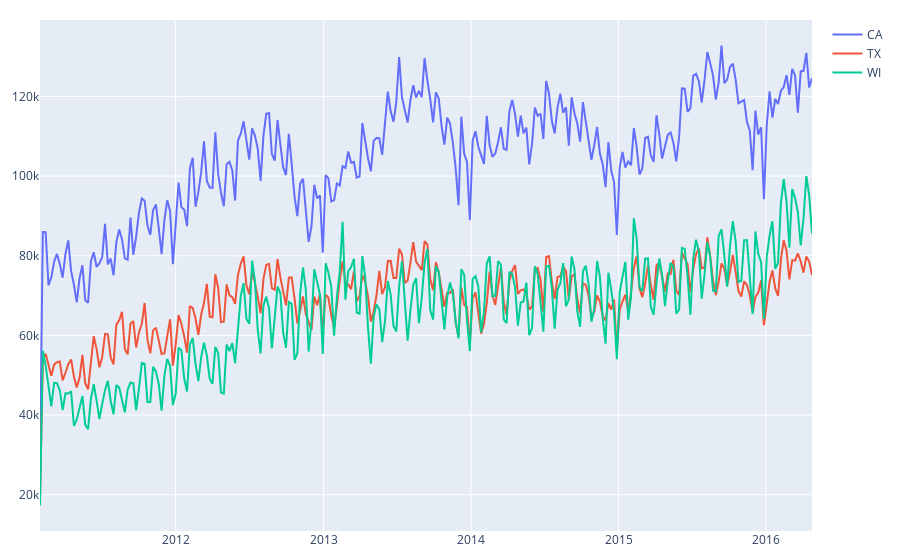

Source (notebook cell):
### Markdown cell above
### Weekly Sales per state

### Code cell
def plot_states_sales(df):
    df_plot = df.groupby([pd.Grouper(key='date', freq='W'), 'state_id']).sold_qty.sum().reset_index()
    
    fig = go.Figure()
    
    for state in df_plot.state_id.unique():
        df_state_sales = df_plot[df_plot.state_id == state]
        fig.add_trace(
            go.Scatter(
                x=df_state_sales.date, y=df_state_sales.sold_qty,
                mode='lines',
                name=state,
            )
        )
    fig.update_layout(
        hovermode="x unified",
        margin=dict(l=20, r=20, t=20, b=20),
    )
    fig.show()

plot_states_sales(df)

### Figure 1 — Plotly figure (JSON) as saved in the notebook; plotly's stock layout.template omitted (floating-point values rounded to 4 significant figures; data arrays with more than 128 entries replaced by an {"elided": "..."} marker saying what was removed)
{"data": [{"mode": "lines", "name": "CA", "type": "scatter", "x": {"elided": "274 str values"}, "y": {"elided": "274 int values"}}, {"mode": "lines", "name": "TX", "type": "scatter", "x": {"elided": "274 str values"}, "y": {"elided": "274 int values"}}, {"mode": "lines", "name": "WI", "type": "scatter", "x": {"elided": "274 str values"}, "y": {"elided": "274 int values"}}], "layout": {"autosize": true, "hovermode": "x unified", "margin": {"b": 20, "l": 20, "r": 20, "t": 20}, "xaxis": {"autorange": true, "range": ["2011-01-30", "2016-04-24"], "type": "date"}, "yaxis": {"autorange": true, "range": [10900.0, 139200.0], "type": "linear"}}}
